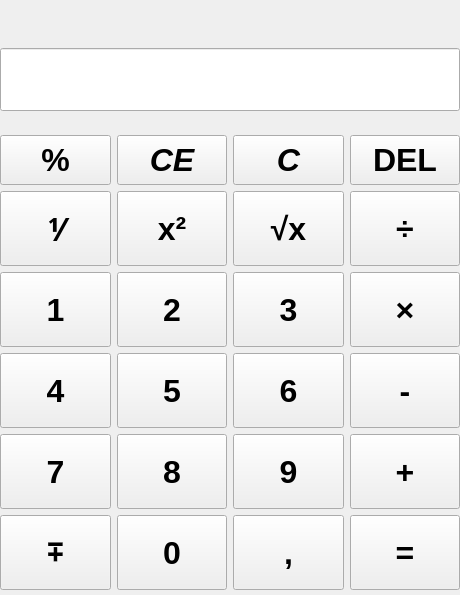
<?xml version="1.0" encoding="UTF-8"?>
<ui version="4.0">
    <class>Form</class>
    <widget class="QWidget"
            name="Form">
        <property name="geometry">
            <rect>
                <x>0</x>
                <y>0</y>
                <width>460</width>
                <height>595</height>
            </rect>
        </property>
        <property name="windowTitle">
            <string>Form</string>
        </property>
        <widget class="QWidget"
                name="verticalLayoutWidget">
            <property name="geometry">
                <rect>
                    <x>0</x>
                    <y>0</y>
                    <width>460</width>
                    <height>590</height>
                </rect>
            </property>
            <layout class="QVBoxLayout"
                    name="verticalLayout">
                <item>
                    <widget class="QLabel"
                            name="label">
                        <property name="minimumSize">
                            <size>
                                <width>0</width>
                                <height>25</height>
                            </size>
                        </property>
                        <property name="font">
                            <font>
                                <pointsize>12</pointsize>
                                <bold>true</bold>
                            </font>
                        </property>
                        <property name="text">
                            <string />
                        </property>
                    </widget>
                </item>
                <item>
                    <spacer name="verticalSpacer_2">
                        <property name="orientation">
                            <enum>Qt::Vertical</enum>
                        </property>
                        <property name="sizeHint"
                                  stdset="0">
                            <size>
                                <width>20</width>
                                <height>40</height>
                            </size>
                        </property>
                    </spacer>
                </item>
                <item>
                    <widget class="QLineEdit"
                            name="lineEdit">
                        <property name="font">
                            <font>
                                <pointsize>36</pointsize>
                                <bold>true</bold>
                            </font>
                        </property>
                    </widget>
                </item>
                <item>
                    <spacer name="verticalSpacer">
                        <property name="orientation">
                            <enum>Qt::Vertical</enum>
                        </property>
                        <property name="sizeHint"
                                  stdset="0">
                            <size>
                                <width>20</width>
                                <height>40</height>
                            </size>
                        </property>
                    </spacer>
                </item>
                <item>
                    <layout class="QGridLayout"
                            name="gridLayout">
                        <item row="1"
                              column="2">
                            <widget class="QPushButton"
                                    name="pushButton_sqrt">
                                <property name="minimumSize">
                                    <size>
                                        <width>100</width>
                                        <height>75</height>
                                    </size>
                                </property>
                                <property name="font">
                                    <font>
                                        <pointsize>24</pointsize>
                                        <bold>true</bold>
                                    </font>
                                </property>
                                <property name="text">
                                    <string>√x</string>
                                </property>
                            </widget>
                        </item>
                        <item row="0"
                              column="3">
                            <widget class="QPushButton"
                                    name="pushButton_del">
                                <property name="minimumSize">
                                    <size>
                                        <width>100</width>
                                        <height>50</height>
                                    </size>
                                </property>
                                <property name="font">
                                    <font>
                                        <pointsize>24</pointsize>
                                        <bold>true</bold>
                                    </font>
                                </property>
                                <property name="text">
                                    <string>DEL</string>
                                </property>
                            </widget>
                        </item>
                        <item row="4"
                              column="2">
                            <widget class="QPushButton"
                                    name="pushButton_9">
                                <property name="minimumSize">
                                    <size>
                                        <width>100</width>
                                        <height>75</height>
                                    </size>
                                </property>
                                <property name="font">
                                    <font>
                                        <pointsize>24</pointsize>
                                        <bold>true</bold>
                                    </font>
                                </property>
                                <property name="text">
                                    <string>9</string>
                                </property>
                            </widget>
                        </item>
                        <item row="4"
                              column="0">
                            <widget class="QPushButton"
                                    name="pushButton_7">
                                <property name="minimumSize">
                                    <size>
                                        <width>100</width>
                                        <height>75</height>
                                    </size>
                                </property>
                                <property name="font">
                                    <font>
                                        <pointsize>24</pointsize>
                                        <bold>true</bold>
                                    </font>
                                </property>
                                <property name="text">
                                    <string>7</string>
                                </property>
                            </widget>
                        </item>
                        <item row="2"
                              column="0">
                            <widget class="QPushButton"
                                    name="pushButton_1">
                                <property name="minimumSize">
                                    <size>
                                        <width>100</width>
                                        <height>75</height>
                                    </size>
                                </property>
                                <property name="font">
                                    <font>
                                        <pointsize>24</pointsize>
                                        <bold>true</bold>
                                    </font>
                                </property>
                                <property name="text">
                                    <string>1</string>
                                </property>
                            </widget>
                        </item>
                        <item row="2"
                              column="3">
                            <widget class="QPushButton"
                                    name="pushButton_mul">
                                <property name="minimumSize">
                                    <size>
                                        <width>100</width>
                                        <height>75</height>
                                    </size>
                                </property>
                                <property name="font">
                                    <font>
                                        <pointsize>24</pointsize>
                                        <bold>true</bold>
                                    </font>
                                </property>
                                <property name="text">
                                    <string>×</string>
                                </property>
                            </widget>
                        </item>
                        <item row="1"
                              column="1">
                            <widget class="QPushButton"
                                    name="pushButton_sqr">
                                <property name="minimumSize">
                                    <size>
                                        <width>100</width>
                                        <height>75</height>
                                    </size>
                                </property>
                                <property name="font">
                                    <font>
                                        <pointsize>24</pointsize>
                                        <bold>true</bold>
                                    </font>
                                </property>
                                <property name="text">
                                    <string>x²</string>
                                </property>
                            </widget>
                        </item>
                        <item row="4"
                              column="3">
                            <widget class="QPushButton"
                                    name="pushButton_plus">
                                <property name="minimumSize">
                                    <size>
                                        <width>100</width>
                                        <height>75</height>
                                    </size>
                                </property>
                                <property name="font">
                                    <font>
                                        <pointsize>24</pointsize>
                                        <bold>true</bold>
                                    </font>
                                </property>
                                <property name="text">
                                    <string>+</string>
                                </property>
                            </widget>
                        </item>
                        <item row="5"
                              column="0">
                            <widget class="QPushButton"
                                    name="pushButton_neg">
                                <property name="minimumSize">
                                    <size>
                                        <width>100</width>
                                        <height>75</height>
                                    </size>
                                </property>
                                <property name="font">
                                    <font>
                                        <pointsize>24</pointsize>
                                        <bold>true</bold>
                                    </font>
                                </property>
                                <property name="text">
                                    <string>∓</string>
                                </property>
                            </widget>
                        </item>
                        <item row="3"
                              column="2">
                            <widget class="QPushButton"
                                    name="pushButton_6">
                                <property name="minimumSize">
                                    <size>
                                        <width>100</width>
                                        <height>75</height>
                                    </size>
                                </property>
                                <property name="font">
                                    <font>
                                        <pointsize>24</pointsize>
                                        <bold>true</bold>
                                    </font>
                                </property>
                                <property name="text">
                                    <string>6</string>
                                </property>
                            </widget>
                        </item>
                        <item row="4"
                              column="1">
                            <widget class="QPushButton"
                                    name="pushButton_8">
                                <property name="minimumSize">
                                    <size>
                                        <width>100</width>
                                        <height>75</height>
                                    </size>
                                </property>
                                <property name="font">
                                    <font>
                                        <pointsize>24</pointsize>
                                        <bold>true</bold>
                                    </font>
                                </property>
                                <property name="text">
                                    <string>8</string>
                                </property>
                            </widget>
                        </item>
                        <item row="0"
                              column="1">
                            <widget class="QPushButton"
                                    name="pushButton_CE">
                                <property name="minimumSize">
                                    <size>
                                        <width>100</width>
                                        <height>50</height>
                                    </size>
                                </property>
                                <property name="font">
                                    <font>
                                        <pointsize>24</pointsize>
                                        <italic>true</italic>
                                        <bold>true</bold>
                                    </font>
                                </property>
                                <property name="text">
                                    <string>CE</string>
                                </property>
                            </widget>
                        </item>
                        <item row="2"
                              column="1">
                            <widget class="QPushButton"
                                    name="pushButton_2">
                                <property name="minimumSize">
                                    <size>
                                        <width>100</width>
                                        <height>75</height>
                                    </size>
                                </property>
                                <property name="font">
                                    <font>
                                        <pointsize>24</pointsize>
                                        <bold>true</bold>
                                    </font>
                                </property>
                                <property name="text">
                                    <string>2</string>
                                </property>
                            </widget>
                        </item>
                        <item row="0"
                              column="2">
                            <widget class="QPushButton"
                                    name="pushButton_C">
                                <property name="minimumSize">
                                    <size>
                                        <width>100</width>
                                        <height>50</height>
                                    </size>
                                </property>
                                <property name="font">
                                    <font>
                                        <pointsize>24</pointsize>
                                        <italic>true</italic>
                                        <bold>true</bold>
                                    </font>
                                </property>
                                <property name="text">
                                    <string>C</string>
                                </property>
                            </widget>
                        </item>
                        <item row="0"
                              column="0">
                            <widget class="QPushButton"
                                    name="pushButton_percent">
                                <property name="minimumSize">
                                    <size>
                                        <width>100</width>
                                        <height>50</height>
                                    </size>
                                </property>
                                <property name="font">
                                    <font>
                                        <pointsize>24</pointsize>
                                        <bold>true</bold>
                                    </font>
                                </property>
                                <property name="text">
                                    <string>%</string>
                                </property>
                            </widget>
                        </item>
                        <item row="3"
                              column="0">
                            <widget class="QPushButton"
                                    name="pushButton_4">
                                <property name="minimumSize">
                                    <size>
                                        <width>100</width>
                                        <height>75</height>
                                    </size>
                                </property>
                                <property name="font">
                                    <font>
                                        <pointsize>24</pointsize>
                                        <bold>true</bold>
                                    </font>
                                </property>
                                <property name="text">
                                    <string>4</string>
                                </property>
                            </widget>
                        </item>
                        <item row="1"
                              column="3">
                            <widget class="QPushButton"
                                    name="pushButton_div">
                                <property name="minimumSize">
                                    <size>
                                        <width>100</width>
                                        <height>75</height>
                                    </size>
                                </property>
                                <property name="font">
                                    <font>
                                        <pointsize>24</pointsize>
                                        <bold>true</bold>
                                    </font>
                                </property>
                                <property name="text">
                                    <string>÷</string>
                                </property>
                            </widget>
                        </item>
                        <item row="5"
                              column="3">
                            <widget class="QPushButton"
                                    name="pushButton_eq">
                                <property name="minimumSize">
                                    <size>
                                        <width>100</width>
                                        <height>75</height>
                                    </size>
                                </property>
                                <property name="font">
                                    <font>
                                        <pointsize>24</pointsize>
                                        <bold>true</bold>
                                    </font>
                                </property>
                                <property name="text">
                                    <string>=</string>
                                </property>
                            </widget>
                        </item>
                        <item row="3"
                              column="1">
                            <widget class="QPushButton"
                                    name="pushButton_11">
                                <property name="minimumSize">
                                    <size>
                                        <width>100</width>
                                        <height>75</height>
                                    </size>
                                </property>
                                <property name="font">
                                    <font>
                                        <pointsize>24</pointsize>
                                        <bold>true</bold>
                                    </font>
                                </property>
                                <property name="text">
                                    <string>5</string>
                                </property>
                            </widget>
                        </item>
                        <item row="5"
                              column="1">
                            <widget class="QPushButton"
                                    name="pushButton_0">
                                <property name="minimumSize">
                                    <size>
                                        <width>100</width>
                                        <height>75</height>
                                    </size>
                                </property>
                                <property name="font">
                                    <font>
                                        <pointsize>24</pointsize>
                                        <bold>true</bold>
                                    </font>
                                </property>
                                <property name="text">
                                    <string>0</string>
                                </property>
                            </widget>
                        </item>
                        <item row="2"
                              column="2">
                            <widget class="QPushButton"
                                    name="pushButton_3">
                                <property name="minimumSize">
                                    <size>
                                        <width>100</width>
                                        <height>75</height>
                                    </size>
                                </property>
                                <property name="font">
                                    <font>
                                        <pointsize>24</pointsize>
                                        <bold>true</bold>
                                    </font>
                                </property>
                                <property name="text">
                                    <string>3</string>
                                </property>
                            </widget>
                        </item>
                        <item row="3"
                              column="3">
                            <widget class="QPushButton"
                                    name="pushButton_minus">
                                <property name="minimumSize">
                                    <size>
                                        <width>100</width>
                                        <height>75</height>
                                    </size>
                                </property>
                                <property name="font">
                                    <font>
                                        <pointsize>24</pointsize>
                                        <bold>true</bold>
                                    </font>
                                </property>
                                <property name="text">
                                    <string>-</string>
                                </property>
                            </widget>
                        </item>
                        <item row="1"
                              column="0">
                            <widget class="QPushButton"
                                    name="pushButton_rev">
                                <property name="minimumSize">
                                    <size>
                                        <width>100</width>
                                        <height>75</height>
                                    </size>
                                </property>
                                <property name="font">
                                    <font>
                                        <pointsize>24</pointsize>
                                        <bold>true</bold>
                                    </font>
                                </property>
                                <property name="text">
                                    <string>⅟</string>
                                </property>
                            </widget>
                        </item>
                        <item row="5"
                              column="2">
                            <widget class="QPushButton"
                                    name="pushButton_dot">
                                <property name="minimumSize">
                                    <size>
                                        <width>100</width>
                                        <height>75</height>
                                    </size>
                                </property>
                                <property name="font">
                                    <font>
                                        <pointsize>24</pointsize>
                                        <bold>true</bold>
                                    </font>
                                </property>
                                <property name="text">
                                    <string>,</string>
                                </property>
                            </widget>
                        </item>
                    </layout>
                </item>
            </layout>
        </widget>
    </widget>
    <resources />
    <connections />
</ui>
